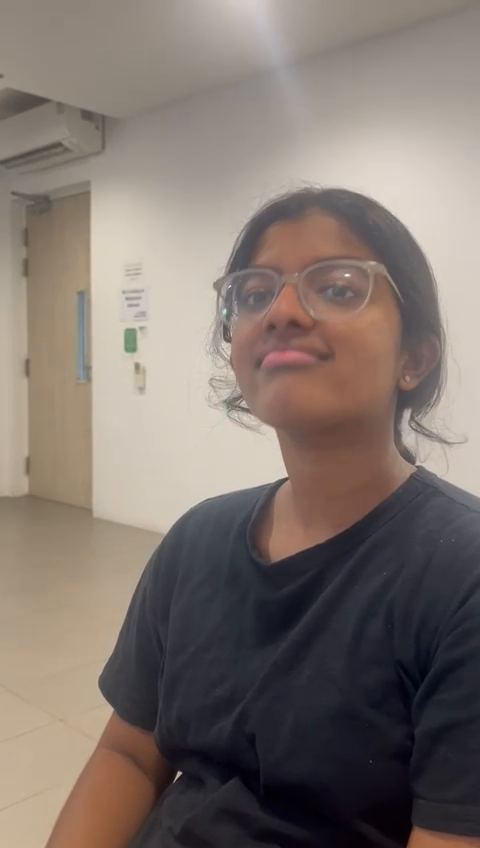
#> input picture dataset/amisha/ezgif-frame-011.png, 480 x 848 px
$ python -i face_recognition_system.py   (imports and definitions only)
#> lines starting #> are read from the running program, lines starting #| are printed output that depends on the picture
#> further down, picture is the input picture: shape (848, 480, 3); mean B, G, R 110.7, 117.6, 129
import os
import cv2
import dlib
import numpy as np
import matplotlib.pyplot as plt
from sklearn.preprocessing import LabelEncoder
from sklearn.model_selection import train_test_split
from sklearn.metrics import confusion_matrix, classification_report
from sklearn.svm import SVC
from sklearn.pipeline import Pipeline
from sklearn.decomposition import PCA
from sklearn.discriminant_analysis import LinearDiscriminantAnalysis as LDA
import seaborn as sns
import random
import joblib
from tqdm import tqdm

# ====================== CONFIGURATION ======================
DATASET_DIR = "../dataset"  # Path to your dataset directory
OUTPUT_DIR = "./output"     # Directory to save models and visualizations
FACE_SIZE = (100, 100)      # Standard size for all face images
RANDOM_SEED = 42            # For reproducibility

# Create output directory if it doesn't exist
# [1 line not run here, left out]

# ====================== FACE DETECTION ======================
# Initialize face detectors
haar_detector = cv2.CascadeClassifier(cv2.data.haarcascades + 'haarcascade_frontalface_default.xml')
# [1 line that did not run here, left out]

# ====================== DATA AUGMENTATION FUNCTIONS ======================
# [44 lines left out: functions augment_image, adjust_gamma, not called in this run]

# ====================== FACE DETECTION & PREPROCESSING ======================
def detect_face(image, detector_type="haar"):
    """Detect face using specified detector and return the face region"""
#> called with detector_type = 'haar'
    gray = cv2.cvtColor(image, cv2.COLOR_BGR2GRAY) if len(image.shape) == 3 else image
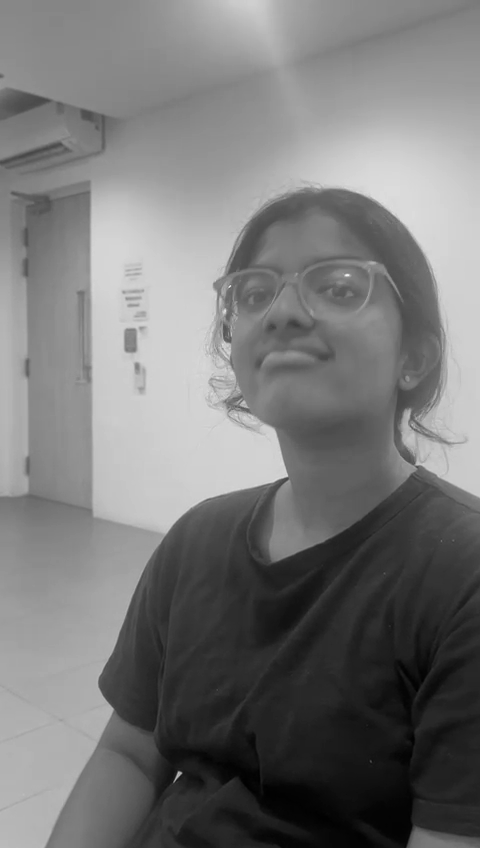
#> gray: shape (848, 480); min 1, max 245, mean 120.2

    # Apply histogram equalization for better contrast
    gray = cv2.equalizeHist(gray)
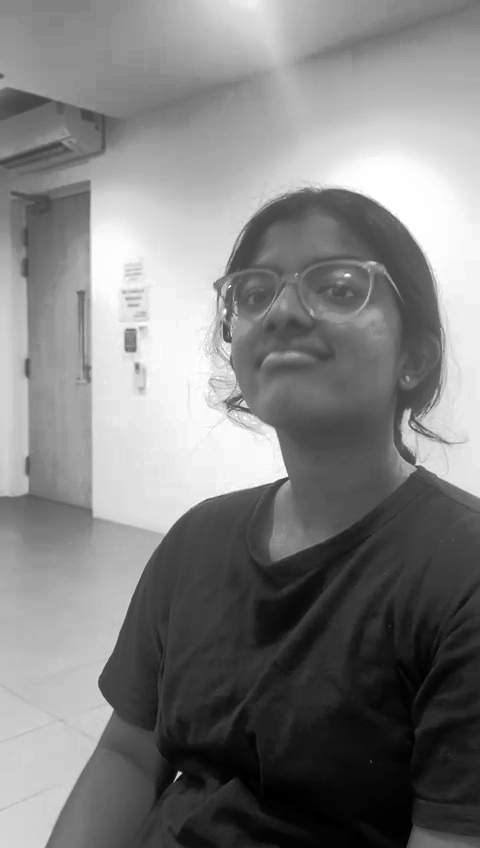
#> gray: shape (848, 480); min 0, max 255, mean 128.3

    if detector_type == "haar":
        faces = haar_detector.detectMultiScale(gray, scaleFactor=1.1, minNeighbors=5, minSize=(30, 30))
#> faces = [[94, 243, 73, 73]]
        if len(faces) > 0:
            # Get the largest face
            face = sorted(faces, key=lambda x: x[2] * x[3], reverse=True)[0]
#> face = [94, 243, 73, 73]
            x, y, w, h = face
#> x = 94; y = 243; w = 73; h = 73
            return gray[y:y+h, x:x+w]
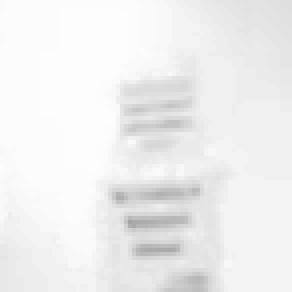
#> returned value: shape (73, 73) (shown 4 times larger); min 163, max 253, mean 239.2

    elif detector_type == "hog":
        faces = hog_detector(gray, 1)  # 1 = upsample once for better detection of small faces
        if len(faces) > 0:
            # Get the largest face
            face = sorted(faces, key=lambda x: x.width() * x.height(), reverse=True)[0]
            x, y, w, h = face.left(), face.top(), face.width(), face.height()
            return gray[y:y+h, x:x+w]

    return None

# [253 lines left out: functions preprocess_face, load_dataset, main, not called in this run]

# [2 lines not run here, left out]

>>> import cv2
>>> picture = cv2.imread('../dataset/amisha/ezgif-frame-011.png')
>>> result = detect_face(picture)

$ run again, on dataset/dhanoosh/ezgif-frame-060.png
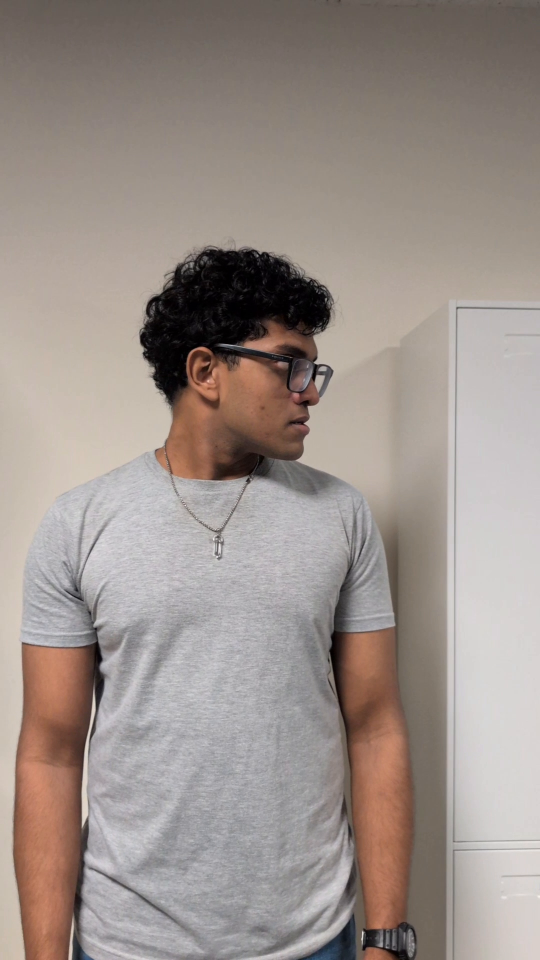
#> input picture dataset/dhanoosh/ezgif-frame-060.png, 1080 x 1920 px (shown at 1/2 size)
#> picture is the input picture: shape (1920, 1080, 3); mean B, G, R 139.7, 145.6, 156.4
#> in detect_face, `gray = cv2.cvtColor(image, cv2.COLOR_BGR2GRAY) if len(image.shape) == ..`:
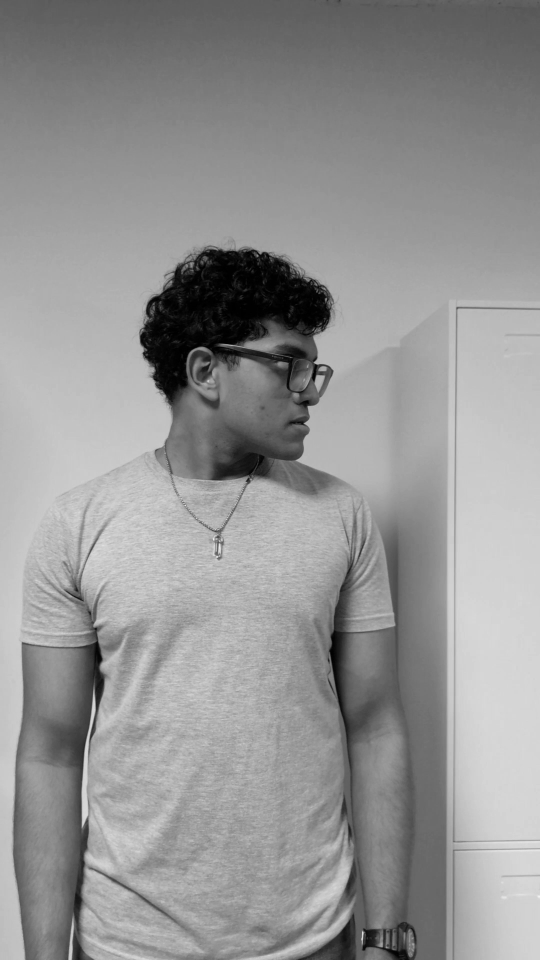
#> gray: shape (1920, 1080) (shown at 1/2 size); min 0, max 255, mean 148.2
#> in detect_face, `gray = cv2.equalizeHist(gray)`:
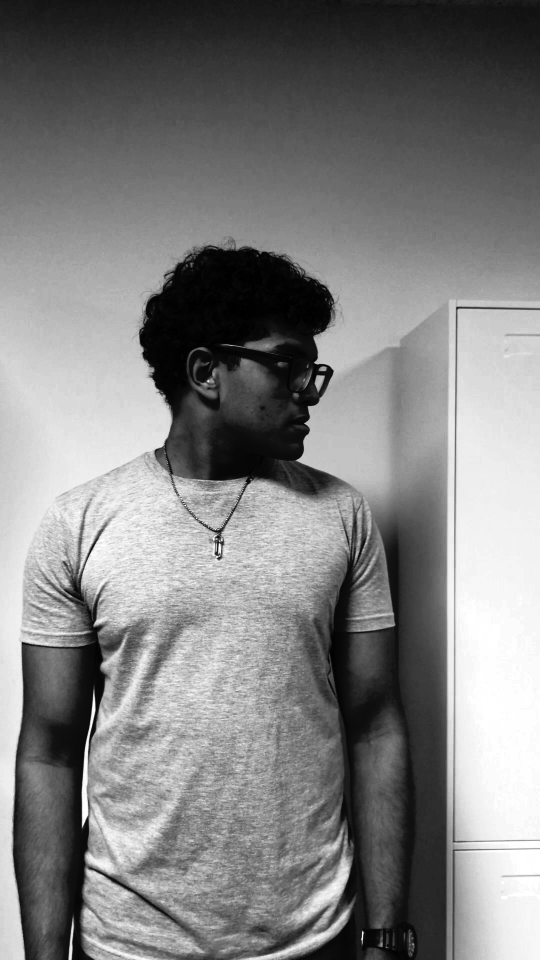
#> gray: shape (1920, 1080) (shown at 1/2 size); min 0, max 255, mean 128.4
#> faces = ()

$ run again, on dataset/dhanoosh/ezgif-frame-084.png
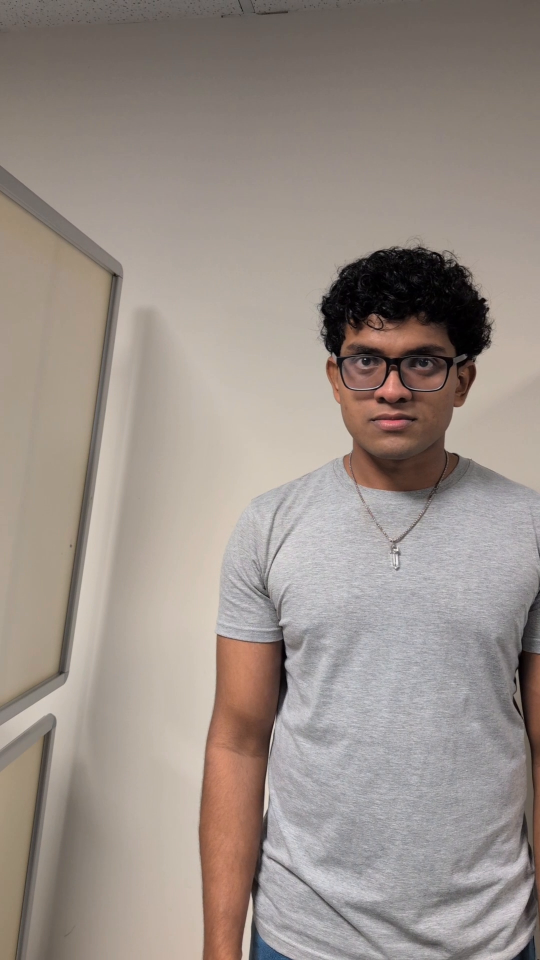
#> input picture dataset/dhanoosh/ezgif-frame-084.png, 1080 x 1920 px (shown at 1/2 size)
#> picture is the input picture: shape (1920, 1080, 3); mean B, G, R 137, 143.9, 154.5
#> in detect_face, `gray = cv2.equalizeHist(gray)`:
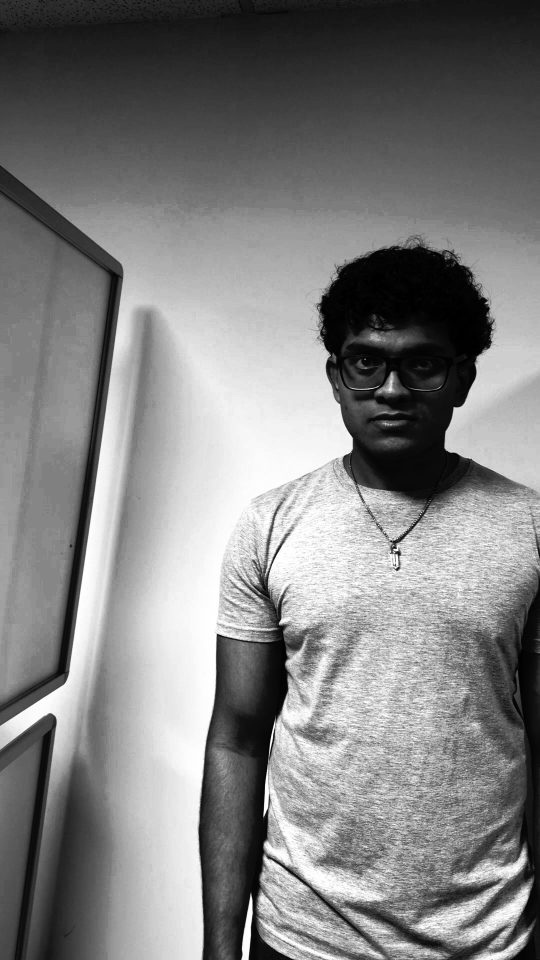
#> gray: shape (1920, 1080) (shown at 1/2 size); min 0, max 255, mean 128.6
#> faces = [[514, 1722, 55, 55], [640, 614, 297, 297]]
#> face = [640, 614, 297, 297]
#> x = 640; y = 614; w = 297
#> in detect_face, `return gray[y:y+h, x:x+w]`:
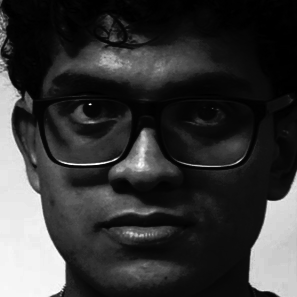
#> returned value: shape (297, 297); min 0, max 255, mean 55.1

$ run again, on dataset/jose/ezgif-frame-011.png
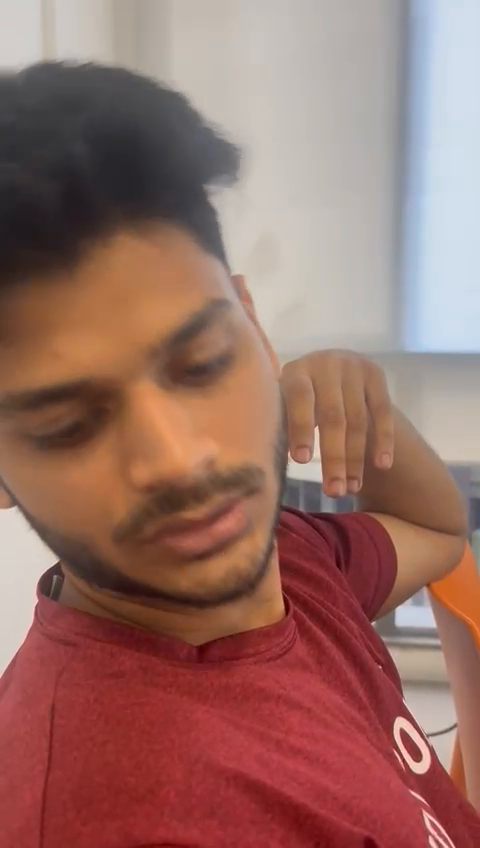
#> input picture dataset/jose/ezgif-frame-011.png, 480 x 848 px
#> picture is the input picture: shape (848, 480, 3); mean B, G, R 102.2, 110.3, 151.8
#> in detect_face, `gray = cv2.cvtColor(image, cv2.COLOR_BGR2GRAY) if len(image.shape) == ..`:
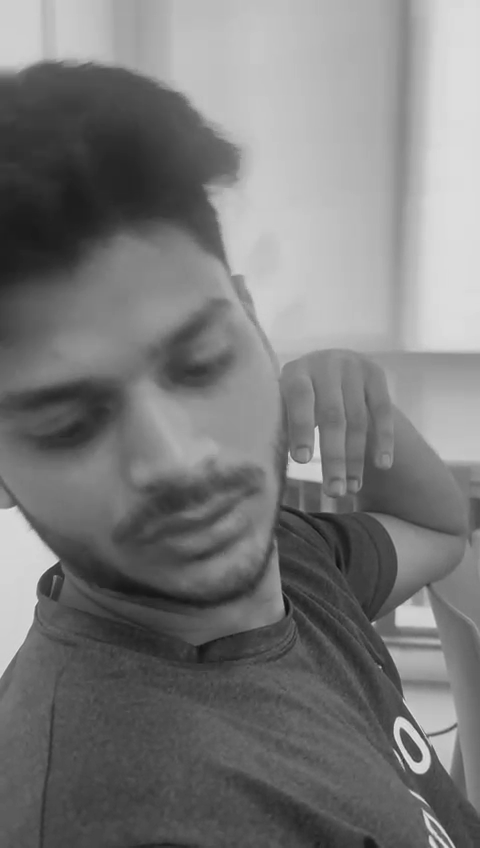
#> gray: shape (848, 480); min 17, max 223, mean 121.8
#> in detect_face, `gray = cv2.equalizeHist(gray)`:
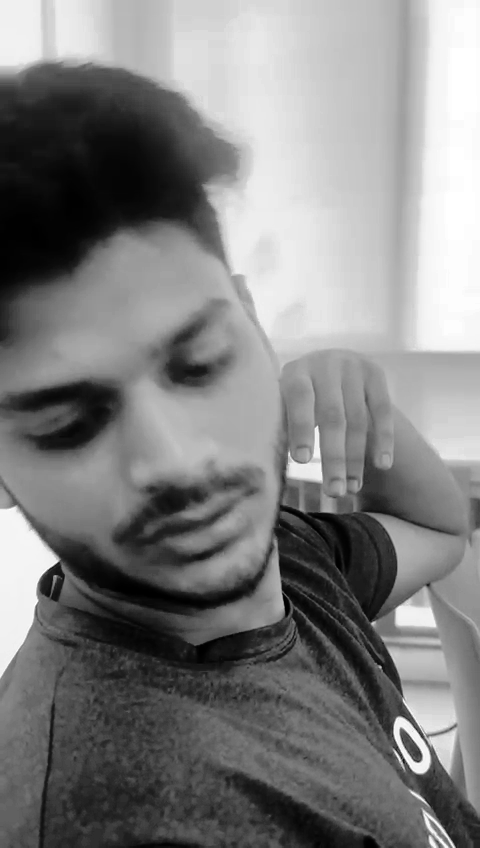
#> gray: shape (848, 480); min 0, max 255, mean 128.3
#> faces = ()
